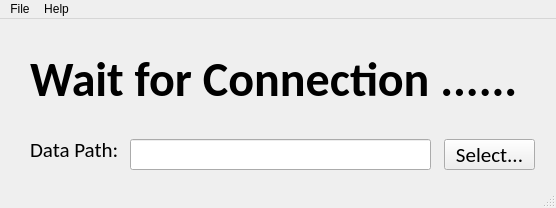
<?xml version="1.0" encoding="UTF-8"?>
<ui version="4.0">
 <class>MainWindow</class>
 <widget class="QMainWindow" name="MainWindow">
  <property name="geometry">
   <rect>
    <x>0</x>
    <y>0</y>
    <width>556</width>
    <height>208</height>
   </rect>
  </property>
  <property name="windowTitle">
   <string>Nebula v0.0.1</string>
  </property>
  <widget class="QWidget" name="centralWidget">
   <widget class="QLabel" name="defaultLabel">
    <property name="geometry">
     <rect>
      <x>30</x>
      <y>20</y>
      <width>491</width>
      <height>81</height>
     </rect>
    </property>
    <property name="font">
     <font>
      <family>Calibri</family>
      <pointsize>36</pointsize>
      <weight>75</weight>
      <bold>true</bold>
     </font>
    </property>
    <property name="text">
     <string>Wait for Connection ......</string>
    </property>
   </widget>
   <widget class="QLabel" name="dataPathLabel">
    <property name="geometry">
     <rect>
      <x>30</x>
      <y>110</y>
      <width>91</width>
      <height>41</height>
     </rect>
    </property>
    <property name="font">
     <font>
      <family>Calibri</family>
      <pointsize>16</pointsize>
      <weight>50</weight>
      <bold>false</bold>
     </font>
    </property>
    <property name="text">
     <string>Data Path:</string>
    </property>
   </widget>
   <widget class="QLineEdit" name="dataPathEdit">
    <property name="geometry">
     <rect>
      <x>130</x>
      <y>120</y>
      <width>301</width>
      <height>31</height>
     </rect>
    </property>
    <property name="font">
     <font>
      <family>Calibri</family>
      <pointsize>18</pointsize>
     </font>
    </property>
   </widget>
   <widget class="QPushButton" name="selectButton">
    <property name="geometry">
     <rect>
      <x>444</x>
      <y>120</y>
      <width>91</width>
      <height>31</height>
     </rect>
    </property>
    <property name="font">
     <font>
      <family>Calibri</family>
      <pointsize>16</pointsize>
     </font>
    </property>
    <property name="text">
     <string>Select...</string>
    </property>
   </widget>
  </widget>
  <widget class="QMenuBar" name="menuBar">
   <property name="geometry">
    <rect>
     <x>0</x>
     <y>0</y>
     <width>556</width>
     <height>21</height>
    </rect>
   </property>
   <widget class="QMenu" name="menuFile">
    <property name="title">
     <string>File</string>
    </property>
    <addaction name="actionExit"/>
   </widget>
   <widget class="QMenu" name="menuHelp">
    <property name="title">
     <string>Help</string>
    </property>
    <addaction name="actionAbout"/>
   </widget>
   <addaction name="menuFile"/>
   <addaction name="menuHelp"/>
  </widget>
  <widget class="QStatusBar" name="statusBar"/>
  <action name="actionExit">
   <property name="text">
    <string>Exit</string>
   </property>
  </action>
  <action name="actionAbout">
   <property name="text">
    <string>About</string>
   </property>
  </action>
 </widget>
 <layoutdefault spacing="6" margin="11"/>
 <resources/>
 <connections/>
</ui>
